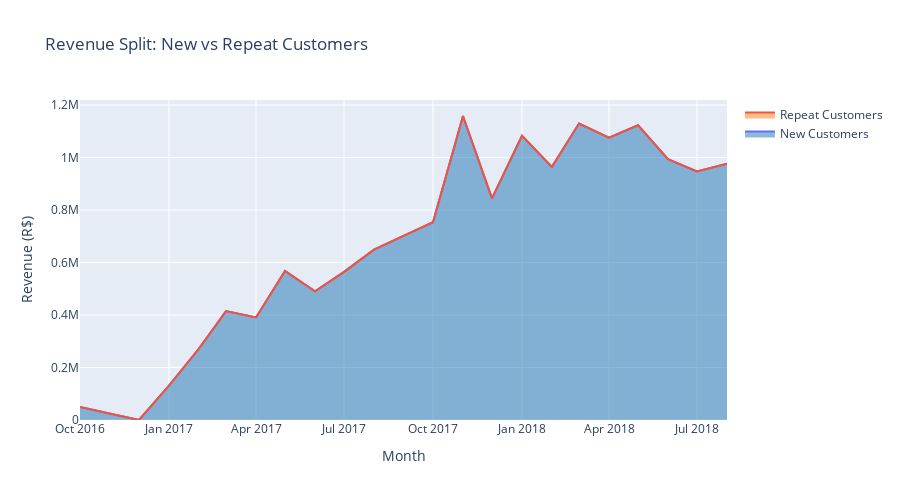

The notebook cell this image was saved under:
### Markdown cell above
### 4.2 - New vs Repeat Customer Revenue

### Code cell
fig = go.Figure()

fig.add_trace(go.Scatter(
    x=df_revenue['revenue_date'],
    y=df_revenue['new_customer_revenue'],
    name='New Customers',
    mode='lines',
    stackgroup='one',
    fillcolor='rgba(31, 119, 180, 0.5)'
))

fig.add_trace(go.Scatter(
    x=df_revenue['revenue_date'],
    y=df_revenue['repeat_customer_revenue'],
    name='Repeat Customers',
    mode='lines',
    stackgroup='one',
    fillcolor='rgba(255, 127, 14, 0.5)'
))

fig.update_layout(
    title='Revenue Split: New vs Repeat Customers',
    xaxis_title='Month',
    yaxis_title='Revenue (R$)',
    hovermode='x unified',
    height=500
)

fig.show()

total_new_revenue = df_revenue['new_customer_revenue'].sum()
total_repeat_revenue = df_revenue['repeat_customer_revenue'].sum()
total = total_new_revenue + total_repeat_revenue

print(f"\nNew Customer Revenue: R$ {total_new_revenue:,.2f} ({total_new_revenue/total*100:.1f}%)")
print(f"Repeat Customer Revenue: R$ {total_repeat_revenue:,.2f} ({total_repeat_revenue/total*100:.1f}%)")

### Figure 1 — Plotly figure (JSON) as saved in the notebook; plotly's stock layout.template omitted (floating-point values rounded to 4 significant figures)
{"data": [{"fillcolor": "rgba(31, 119, 180, 0.5)", "mode": "lines", "name": "New Customers", "stackgroup": "one", "type": "scatter", "x": ["2016-10-01", "2016-12-01", "2017-01-01", "2017-02-01", "2017-03-01", "2017-04-01", "2017-05-01", "2017-06-01", "2017-07-01", "2017-08-01", "2017-09-01", "2017-10-01", "2017-11-01", "2017-12-01", "2018-01-01", "2018-02-01", "2018-03-01", "2018-04-01", "2018-05-01", "2018-06-01", "2018-07-01", "2018-08-01"], "y": [49340.0, 19.62, 131300.0, 272000.0, 415100.0, 390900.0, 568000.0, 490600.0, 564700.0, 649300.0, 702400.0, 753700.0, 1158000.0, 844700.0, 1083000.0, 964700.0, 1130000.0, 1076000.0, 1123000.0, 993600.0, 947200.0, 976300.0]}, {"fillcolor": "rgba(255, 127, 14, 0.5)", "mode": "lines", "name": "Repeat Customers", "stackgroup": "one", "type": "scatter", "x": ["2016-10-01", "2016-12-01", "2017-01-01", "2017-02-01", "2017-03-01", "2017-04-01", "2017-05-01", "2017-06-01", "2017-07-01", "2017-08-01", "2017-09-01", "2017-10-01", "2017-11-01", "2017-12-01", "2018-01-01", "2018-02-01", "2018-03-01", "2018-04-01", "2018-05-01", "2018-06-01", "2018-07-01", "2018-08-01"], "y": [0.0, 0.0, 0.0, 0.0, 0.0, 0.0, 0.0, 0.0, 0.0, 0.0, 0.0, 0.0, 0.0, 0.0, 0.0, 0.0, 0.0, 0.0, 0.0, 0.0, 0.0, 0.0]}], "layout": {"height": 500, "hovermode": "x unified", "title": {"text": "Revenue Split: New vs Repeat Customers"}, "xaxis": {"title": {"text": "Month"}}, "yaxis": {"title": {"text": "Revenue (R$)"}}}}
